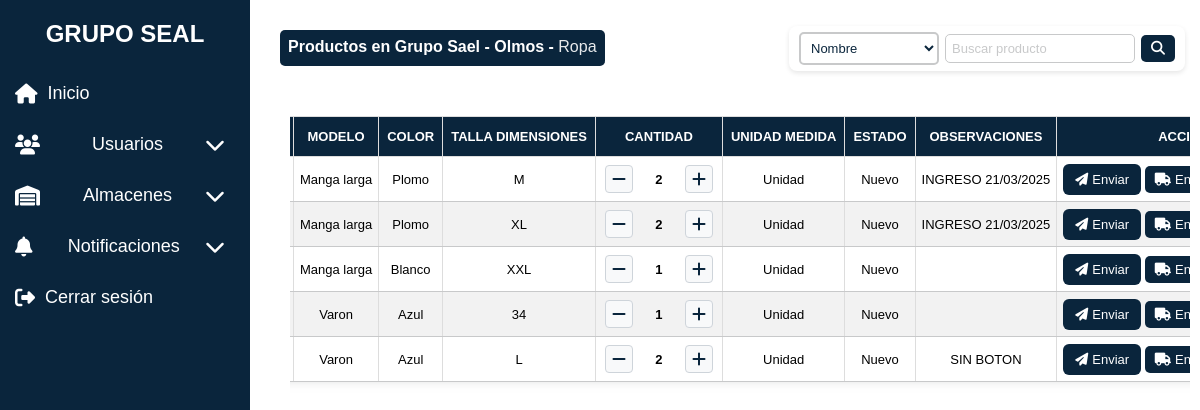
Screenshot of /productos/listar.php?almacen_id=2&categoria_id=1 (signed in) with the database file from the repository.
### tables this page shows
CREATE TABLE `almacenes` (
  `id` int(11) NOT NULL,
  `nombre` varchar(100) NOT NULL,
  `ubicacion` varchar(255) NOT NULL
);

CREATE TABLE `categorias` (
  `id` int(11) NOT NULL,
  `nombre` varchar(100) NOT NULL
);

CREATE TABLE `productos` (
  `id` int(11) NOT NULL,
  `categoria_id` int(11) NOT NULL,
  `almacen_id` int(11) NOT NULL,
  `nombre` varchar(100) NOT NULL,
  `descripcion` text DEFAULT NULL,
  `modelo` varchar(100) DEFAULT NULL,
  `color` varchar(50) DEFAULT NULL,
  `talla_dimensiones` varchar(50) DEFAULT NULL,
  `cantidad` int(11) NOT NULL DEFAULT 0,
  `unidad_medida` varchar(50) DEFAULT NULL,
  `estado` enum('Nuevo','Usado','Dañado') NOT NULL,
  `observaciones` text DEFAULT NULL
);

### productos/listar.php (the view, shortened to what this page needs)
<?php
require_once "../config/database.php";
$usuario_rol = isset($_SESSION["user_role"]) ? $_SESSION["user_role"] : "usuario";
$almacen_id = $_GET['almacen_id'];
$categoria_id = $_GET['categoria_id'];
$busqueda = isset($_GET['busqueda']) ? trim($_GET['busqueda']) : '';
$sql_categoria = "SELECT nombre FROM categorias WHERE id = ?";
$stmt_categoria = $conn->prepare($sql_categoria);
$stmt_categoria->bind_param("i", $categoria_id);
$stmt_categoria->execute();
$result_categoria = $stmt_categoria->get_result();
$categoria = $result_categoria->fetch_assoc();
$sql_almacen = "SELECT nombre FROM almacenes WHERE id = ?";
$stmt_almacen = $conn->prepare($sql_almacen);
$stmt_almacen->bind_param("i", $almacen_id);
$stmt_almacen->execute();
$result_almacen = $stmt_almacen->get_result();
$almacen = $result_almacen->fetch_assoc();
$campos_por_categoria = [
    1 => ["nombre", "modelo", "color", "talla_dimensiones", "cantidad", "unidad_medida", "estado", "observaciones"],
    2 => ["nombre", "modelo", "color", "cantidad", "unidad_medida", "estado", "observaciones"],
    3 => ["nombre", "color", "talla_dimensiones", "cantidad", "unidad_medida", "estado", "observaciones"],
];
$campos_seleccionados = $campos_por_categoria[$categoria_id] ?? ["nombre", "cantidad", "estado"];
$productos_por_pagina = 12;
$pagina_actual = isset($_GET['pagina']) && filter_var($_GET['pagina'], FILTER_VALIDATE_INT) ? $_GET['pagina'] : 1;
$inicio = ($pagina_actual - 1) * $productos_por_pagina;
$sql_productos = "SELECT id, " . implode(", ", $campos_seleccionados) . " FROM productos WHERE categoria_id = ? AND almacen_id = ?";
$params = [$categoria_id, $almacen_id];
$types = "ii";
$sql_productos .= " LIMIT ?, ?";
$params[] = $inicio;
$params[] = $productos_por_pagina;
$types .= "ii";
$stmt_productos = $conn->prepare($sql_productos);
$stmt_productos->bind_param($types, ...$params);
$stmt_productos->execute();
$productos = $stmt_productos->get_result();
?>
<!DOCTYPE html>
<html lang="es">
<head>
    <link rel="stylesheet" href="../assets/css/styles-listar-productos.css">
    <link rel="stylesheet" href="../assets/css/styles-dashboard.css">
    <link rel="stylesheet" href="../assets/css/styles-cantidad.css">
    <link rel="stylesheet" href="../assets/css/styles-pendientes.css">
    <link rel="stylesheet" href="https://cdnjs.cloudflare.com/ajax/libs/font-awesome/6.4.2/css/all.min.css">
</head>
<body data-almacen-id="<?php echo intval($almacen_id); ?>">
<nav class="sidebar">
    <h2>GRUPO SEAL</h2>
    <ul>
        <li><a href="../dashboard.php"><i class="fas fa-home"></i> Inicio</a></li>
        <?php if ($usuario_rol == 'admin'): ?>
        <li class="submenu-container">
            <a href="#" aria-label="Menú Usuarios">
                <i class="fas fa-users"></i> Usuarios <i class="fas fa-chevron-down"></i>
            </a>
        </li>
        <?php endif; ?>
        <li class="submenu-container">
            <a href="#" aria-label="Menú Almacenes">
                <i class="fas fa-warehouse"></i> Almacenes <i class="fas fa-chevron-down"></i>
            </a>
        </li>
        <li class="submenu-container">
            <a href="#" aria-label="Menú Notificaciones">
                <i class="fas fa-bell"></i> Notificaciones <i class="fas fa-chevron-down"></i>
            </a>
        </li>
        <li><a href="../logout.php"><i class="fas fa-sign-out-alt"></i> Cerrar sesión</a></li>
    </ul>
</nav>
<div class="contenedor-titulo-busqueda">
    <div class="titulo-productos">
        <h1>Productos en <?php echo htmlspecialchars($almacen['nombre']); ?> -
            <span><?php echo htmlspecialchars($categoria['nombre']); ?></span>
        </h1>
    </div>
    <div class="busqueda">
        <form method="GET">
            <select name="campo_filtro">
                <?php foreach ($campos_seleccionados as $campo): ?>
                    <option value="<?php echo $campo; ?>" <?php echo (isset($_GET['campo_filtro']) && $_GET['campo_filtro'] == $campo) ? 'selected' : ''; ?>>
                        <?php echo ucfirst(str_replace("_", " ", $campo)); ?>
                    </option>
                <?php endforeach; ?>
            </select>
            <input type="text" name="busqueda" placeholder="Buscar producto" value="<?php echo htmlspecialchars($busqueda); ?>">
            <button type="submit"><i class="fas fa-search"></i></button>
        </form>
    </div>
</div>
<div class="main-content">
    <div class="table-container">
        <?php if ($productos->num_rows > 0): ?>
            <table>
                <thead>
                    <tr>
                        <?php foreach ($campos_seleccionados as $campo): ?>
                            <th><?php echo ucfirst(str_replace("_", " ", $campo)); ?></th>
                        <?php endforeach; ?>
                        <th>Acciones</th>
                    </tr>
                </thead>
                <tbody>
                    <?php while ($producto = $productos->fetch_assoc()): ?>
                        <tr>
                            <?php foreach ($campos_seleccionados as $campo): ?>
                                <?php if ($campo === 'cantidad'): ?>
                                    <td>
                                        <div class="control-cantidad">
                                            <button class="btn stock" data-id="<?php echo intval($producto['id']); ?>" data-accion="restar">
                                                <i class="fas fa-minus"></i>
                                            </button>
                                            <span id="cantidad-<?php echo intval($producto['id']); ?>"><?php echo intval($producto['cantidad']); ?></span>
                                            <button class="btn stock" data-id="<?php echo intval($producto['id']); ?>" data-accion="sumar">
                                                <i class="fas fa-plus"></i>
                                            </button>
                                        </div>
                                    </td>
                                <?php else: ?>
                                    <td><?php echo htmlspecialchars($producto[$campo]); ?></td>
                                <?php endif; ?>
                            <?php endforeach; ?>
                            <td>
                                <?php if (intval($producto['cantidad']) > 0): ?>
                                    <button class="btn enviar"
                                        data-id="<?php echo intval($producto['id']); ?>"
                                        data-nombre="<?php echo htmlspecialchars($producto['nombre'], ENT_QUOTES, 'UTF-8'); ?>"
                                        data-almacen="<?php echo intval($almacen_id); ?>"
                                        data-cantidad="<?php echo intval($producto['cantidad']); ?>">
                                        <i class="fas fa-paper-plane"></i> Enviar
                                    </button>
                                    <button class="btn entregar"><i class="fas fa-truck"></i> Entregar</button>
                                <?php endif; ?>
                            </td>
                        </tr>
                    <?php endwhile; ?>
                </tbody>
            </table>
        <?php else: ?>
            <p>No hay productos registrados en esta categoría.</p>
        <?php endif; ?>
    </div>
</div>
</body>
</html>

### assets/css/styles-listar-productos.css (style rules this page uses)
body { font-family: Arial, sans-serif; background-color: #ffffff; color: #000000; margin: 0; padding: 0; display: flex; flex-direction: column; align-items: center; }
.main-content { width: calc(100% - 260px); margin-left: 250px; margin-top: 15px; display: flex; flex-direction: column; align-items: center; min-height: 75vh; justify-content: space-between; }
.contenedor-titulo-busqueda { display: flex; align-items: center; justify-content: space-between; width: calc(100% - 260px); margin-left: 250px; margin-top: 15px; padding: 0 10px; }
.titulo-productos h1 { text-align: center; color: #ffffff; background-color: #0a253c; padding: 8px; border-radius: 5px; font-size: 16px; margin: 0; }
.titulo-productos h1 span { font-size: 16px; font-weight: lighter; opacity: 0.9; }
.table-container { flex-grow: 1; width: 100%; display: flex; flex-direction: column; align-items: center; overflow-x: hidden; }
table { width: 98%; max-width: 98%; border-collapse: collapse; background-color: #ffffff; border-radius: 10px; box-shadow: 0 0 10px rgba(200, 201, 202, 0.5); }
thead { background-color: #0a253c; color: #ffffff; }
thead th { padding: 8px; text-transform: uppercase; font-size: 13px; }
tbody td { padding: 6px; font-size: 13px; text-align: center; border-bottom: 1px solid #c8c9ca; }
tbody tr:nth-child(even) { background-color: #f2f2f2; }
th, td { padding: 6px; text-align: center; border: 1px solid #ddd; white-space: nowrap; overflow: hidden; text-overflow: ellipsis; height: 40px; font-size: 13px; }
th { background-color: #0a253c; color: white; }
tbody tr { height: 45px; }
.btn { padding: 6px 10px; border: none; border-radius: 5px; cursor: pointer; font-size: 13px; transition: background-color 0.3s ease, transform 0.2s ease; display: inline-flex; align-items: center; gap: 4px; }
.btn.enviar { background-color: #0a253c; color: #ffffff; }
.btn.entregar { background-color: #0a253c; color: #ffffff; }
.btn.stock { background-color: #ffffff; color: #0a253c; font-size: 16px; width: 28px; height: 28px; display: inline-flex; justify-content: center; align-items: center; border-radius: 50%; border: 1px solid #0a253c; cursor: pointer; transition: background-color 0.3s ease, transform 0.2s ease; }
td .btn.stock { margin: 0 3px; }
.busqueda form { display: flex; gap: 4px; }
.busqueda { background-color: #ffffff; padding: 6px 10px; border-radius: 8px; box-shadow: 0px 2px 5px rgba(0, 0, 0, 0.1); display: flex; align-items: center; }
.busqueda form { display: flex; align-items: center; gap: 6px; width: 100%; }
.busqueda input[type="text"] { flex-grow: 1; padding: 6px; border: 1px solid #c8c9ca; border-radius: 5px; font-size: 13px; outline: none; color: #0a253c; background-color: #ffffff; }
.busqueda input[type="text"]::placeholder { color: #c8c9ca; }
.busqueda button { background-color: #0a253c; color: #ffffff; border: none; padding: 6px 10px; border-radius: 5px; cursor: pointer; font-size: 13px; transition: background 0.3s ease-in-out; }
.busqueda button i { font-size: 14px; }
.busqueda select { padding: 6px; border: 2px solid #c8c9ca; border-radius: 5px; background: #ffffff; font-size: 13px; color: #0a253c; cursor: pointer; outline: none; transition: all 0.3s ease; }
.btn.enviar { background-color: #0a253c; color: white; padding: 8px 12px; border: none; border-radius: 6px; cursor: pointer; transition: background-color 0.3s ease-in-out; }
.titulo-productos, table { margin-left: 0; padding: 15px; }

### assets/css/styles-dashboard.css (style rules this page uses)
* { margin: 0; padding: 0; box-sizing: border-box; font-family: 'Poppins', sans-serif; }
body { background-color: #ffffff; }
.sidebar { width: 250px; height: 100vh; background: #0a253c; color: #ffffff; position: fixed; top: 0; left: 0; padding-top: 20px; }
.sidebar h2 { text-align: center; margin-bottom: 20px; }
.sidebar ul { list-style: none; padding: 0; }
.sidebar ul li { padding: 15px; }
.sidebar ul li a { text-decoration: none; color: #ffffff; font-size: 18px; display: flex; align-items: center; }
.sidebar ul li a i { margin-right: 10px; font-size: 20px; }
.submenu-container a { display: flex; justify-content: space-between; align-items: center; }

### assets/css/styles-cantidad.css (style rules this page uses)
.control-cantidad { display: flex; align-items: center; justify-content: center; margin: 0 auto; max-width: 120px; }
.control-cantidad span { margin: 0 8px; min-width: 30px; text-align: center; font-weight: bold; }
.btn.stock { padding: 4px 10px; background-color: #f8f9fa; border: 1px solid #ced4da; border-radius: 4px; cursor: pointer; transition: background-color 0.2s ease-in-out; }

### rows the page displays
almacenes: nombre "Grupo Sael - Olmos"
categorias: nombre "Ropa"
productos: modelo "Manga larga", color "Plomo", talla_dimensiones "M", cantidad "2", unidad_medida "Unidad", estado "Nuevo", observaciones "INGRESO 21/03/2025"
productos: modelo "Manga larga", color "Plomo", talla_dimensiones "XL", cantidad "2", unidad_medida "Unidad", estado "Nuevo", observaciones "INGRESO 21/03/2025"
productos: modelo "Manga larga", color "Blanco", talla_dimensiones "XXL", cantidad "1", unidad_medida "Unidad", estado "Nuevo"
productos: modelo "Varon", color "Azul", talla_dimensiones "34", cantidad "1", unidad_medida "Unidad", estado "Nuevo"
productos: modelo "Varon", color "Azul", talla_dimensiones "L", cantidad "2", unidad_medida "Unidad", estado "Nuevo", observaciones "SIN BOTON"

### other values shown
str_replace("_", " ", $campo) "MODELO"
str_replace("_", " ", $campo) "COLOR"
str_replace("_", " ", $campo) "TALLA DIMENSIONES"
str_replace("_", " ", $campo) "CANTIDAD"
str_replace("_", " ", $campo) "UNIDAD MEDIDA"
str_replace("_", " ", $campo) "ESTADO"
str_replace("_", " ", $campo) "OBSERVACIONES"
form field campo_filtro "Nombre"
